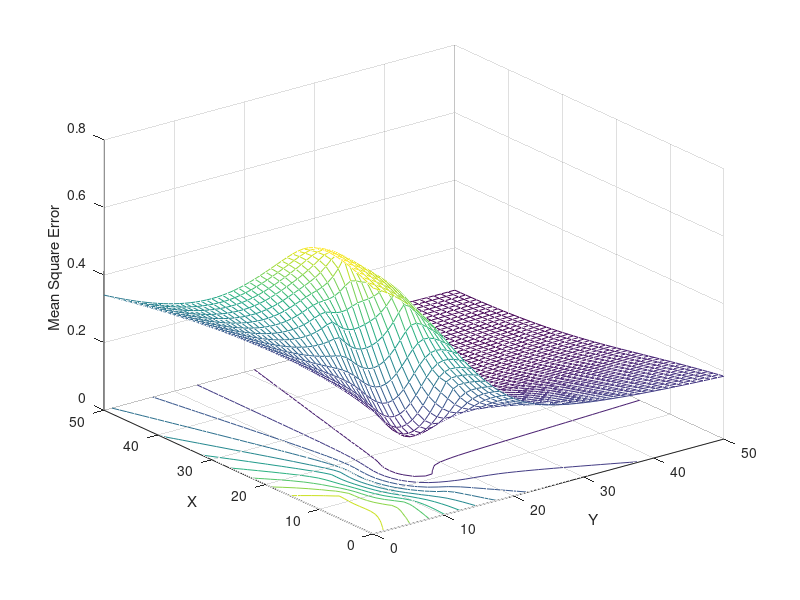

This chart was generated by the following MATLAB code: (Note: this script raises an error after producing the figure.)
clear all
clc
%%% Constants %%%
T = 200; %shots
c = 343.2; %speed of sound
M = 6; %number of sensors
mu = 0;
sigma = .01;
xrange = 50;
yrange = 50;
%%% Sniper Location %%%
x0 = 25;
y0 = 25;
%%% Sensor Arrangement %%%
%circle
r =7;
theta(1) = 0;
theta(2) = pi/3;
theta(3) = 2*pi/3;
theta(4) = pi;
theta(5) = 4*pi/3;
theta(6) = 5*pi/3;
sensorLocales(:,1) = 12 + r.*sin(theta);
sensorLocales(:,2) = 12 + r.*cos(theta);

%random
%sensorLocales = randi([0 xrange],M,2);
%linear below
%sensorLocales = [12,10;17,10;22,10;27,10;32,10;37,10];
%linear above
%sensorLocales = [12,40;17,40;22,40;27,40;32,40;37,40];
%vertical
%sensorLocales = [18,35;18,25;18,15;32,35;32,25;32,15];
sensorDist = sqrt((sensorLocales(1:M,1)-x0).^2 + (sensorLocales(1:M,2)-y0).^2);
for i=1:T
 tau1(1:M,i) = sensorDist(1:M,:)./c + normrnd(mu,sigma,M,1); %toa
end
for i=2:M
 delta(i-1,:) = (tau1(i,:) - tau1(1,:)); %tdoa
end
%%% Search %%%
minDist = 0;
minSSE = 10000;
yest = 100;
xest = 100;
sse = 0;


for x = 0:xrange
 for y = 0:yrange
 searchDist = sqrt((sensorLocales(1:M,1)-x).^2 + (sensorLocales(1:M,2)-y).^2);
 estTime = (searchDist)/c;
 for i=2:M
 deltaEst(i-1,:) = estTime(i) - estTime(1);
 end
 for i=1:T %calculate errors
 ssMsmts = sum((delta(1:M-1,i) - deltaEst(1:M-1)).^2);
 sse = ssMsmts + sse;
 end

 sseFinal = sse;
 sseArray(x+1,y+1) = sseFinal;
 xArray(1:yrange+1,x+1) = x;
 yArray(y+1,1:xrange+1) = y;


 if(sseFinal < minSSE) %minimize sum squared error
 minSSE = sseFinal;
 minDist = estTime*c;
 xest = x;
 yest = y;
 
 end
 sse=0;
 end
end







mseArray = (((sseArray)./T)./(M-1)).*c; %convert to meters^2
%%% Plot %%%
figure
meshc(xArray, yArray, mseArray)
xlabel('Y');
ylabel('X');
zlabel('Mean Square Error');

qaz = minSSE * 0.9
zaq = minSSE / 0.9
ra = (qaz+ zaq)/2
P2 = [12 12];
P1 = [xest yest];
P0 = [18 12];
ang = atan2(abs(det([P2-P0;P1-P0])),dot(P2-P0,P1-P0)); 

figure
L = ellipse((qaz+zaq),(zaq-qaz),ang,xest,yest,'r',300)
rotate(L,[0 1 0],ang)
hold on
scatter(sensorLocales(:,1), sensorLocales(:,2))
hold on
scatter(xest,yest,'.','r')
xlim([0 50])
ylim([0 50])
xlabel('X');
ylabel('Y');
hold off
%estimated location
xest
yest